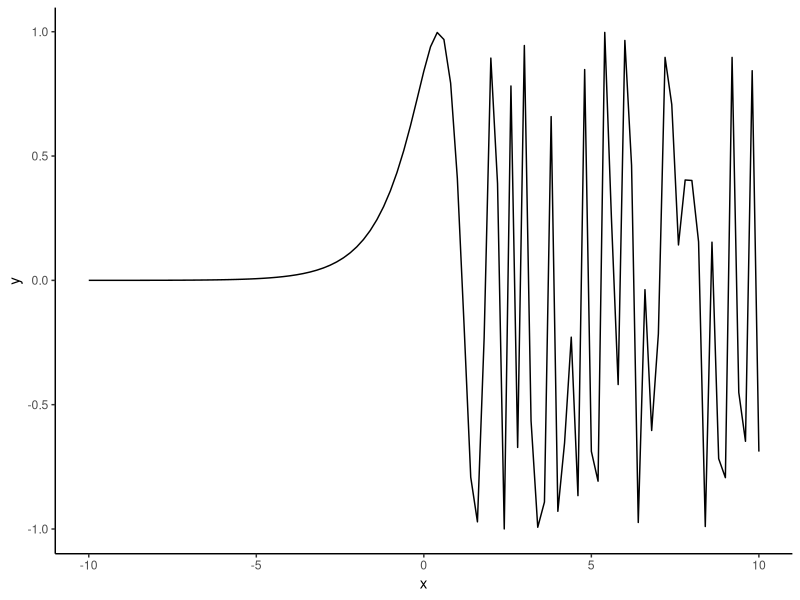
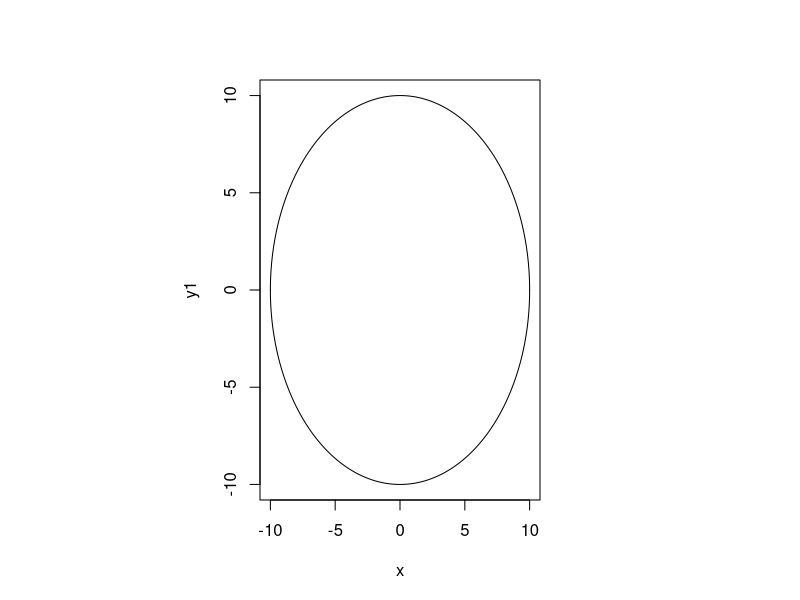
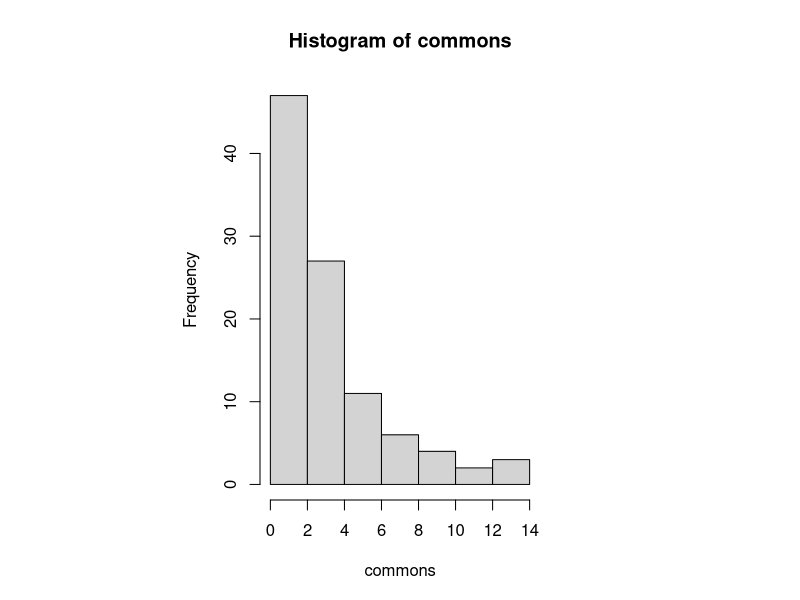
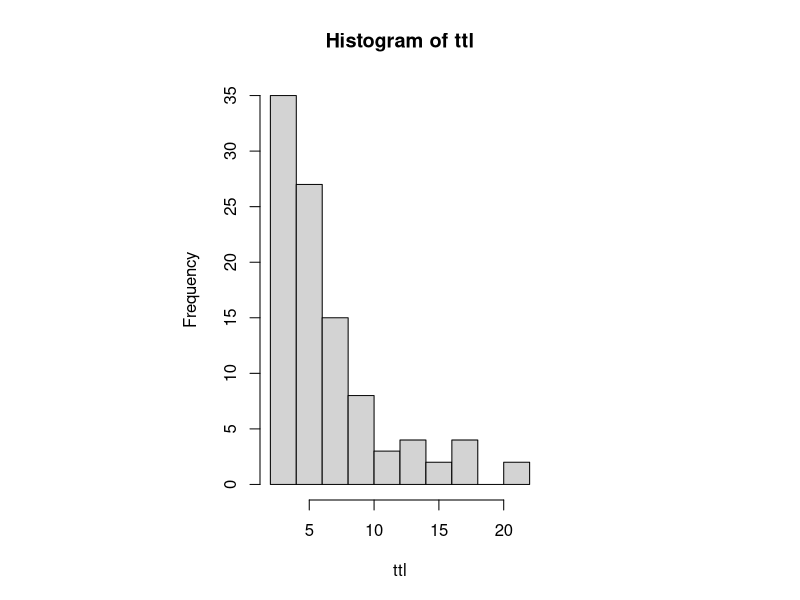

These figures' R source, in order:
# Functions

# Module function
module <- function(x){
  sqrt(x^2)
}

# Or also:
module2 <- function(x){
  if(x < 0){-x}
  else{x}
}

# remainder operation
5 %% 3

# Function to check if number is odd
even_or_odd <- function(x){
  ifelse(x %% 2 == 0, "Even", "Odd")
}

even_or_odd(5.5)

# Function to take factorial
factorial <- function(x){
  result <- c()
  fact <- 1
  for(i in 1:x){
    fact <- fact * i
    result[i] <- fact
  }
  result[x]
}

factorial(5)

# Weird looking function
# Note that I am loading it here but the stylish way to do this in R is to load
# the packages you will use first, it's easier for replicability 

require(ggplot2)
sin_exp <- function(x){
  sin(exp(x))
}

ggplot(data.frame(x = c(-10, 10)), aes(x)) + 
  stat_function(fun = sin_exp)+
  theme_classic()

# Let's write a function for the circle
circle <- function(R){
  x <- seq(-R, R, by = 0.001)
  y1 <- sqrt(R^2 - x^2)
  y2 <- -y1
  par(mar = c(5, 13, 4, 13))
  plot(x, y1, ylim = c(-R, R), xlim = c(-R, R), type = "l")
  lines(x, y2)
}

circle(10)

# Fibonacci Loop
#### Let's build the Fibonacci Sequence in two different ways
##set number of iterations
n <- 6

##initialize a and b 
a <- 1
b <- 1

##create the loop:
##first say we want to iterate from 1 to n 
for (i in 1:n){
  if (a <= b) {## set if condition 
  print(a <- a + b) ##command for if the condition above holds
  }
  else {print(b <- a + b) ## if the condition above doesn't hold, do this command 
  }
}

#### But there are lots of ways to do the exact same R 
#### First, let's try to add the one line if else statement 
a <- 1
b <- 1 
for (i in 1:n){
  ifelse(a <= b, print(a <- a + b), print(b <- a + b))
}

#### The loop above is just more elegant - we did all that in only a couple of lines! 
#### but you might have a classmate who does this loop completely differently 
#### recalling that the Fibonacci Sequence is just adding the previous two terms...
#### we could write a loop that gets closer to this actual algorithm 

#### first, lets sketch out the loop we need to make 
############ LOOP SKETCH! 

#### Start with the concept
## first, start with a and b equal to one
## to get element i, add the two previous elements (element_i-1 and element_i-2)

#### Now translate that idea into R language
## we want to create a vector where we add two elements to get the next one...
## since we need to be able to refer to the previous elements, we want to use a vector
## as opposed to the last loop, where we started with two elements and updated their value

## create an empty vector 
## we will fill this empty vector one element at a time in our loop
## the number of times we go through the loop will end up being the length of the vector 

fibonacci <- c()

## set number of iterations; we will end up with a vector called fibonacci that is 
n <- 6

for (i in 1:n){
  ifelse(i <= 2,fibonacci[i] <- 1, fibonacci[i] <- fibonacci[i - 1] + fibonacci[i - 2])
}
print(fibonacci)


########### Now that we know how to do loops, we can try to simulate a probability problem
########### simualtions are useful when problems are hard analytically! 

########### First, we'll do a very easy coin flip problem
sims <- 10000
heads <- c()

set.seed(124)

for (i in 1:sims){
  heads[i]<- sample(c("Head", "Tails"), 1)
}
sum(heads == "Head")/length(heads)

########### Lets play the roulette 1000 times, always betting for the number 7

results <- c()

roulette <- c(1:36)

for(i in 1:1000){
  result <- sample(roulette, 1)
  ifelse(result == 7, results[i] <- "win", results[i] <- "loose")
}

sum(results == "win")/1000

# Different ways to loop: sometimes we want iterations to keep running until
# some condition is met

# For example, stop the loop if the iteration number is 15, we can use the "break"
# command, or keep printing otherwhise
x <- 1 : 100
for (i in x) {
  if (i == 15){
    break
  }
  print(i)
}


## And we could achieve something similar using the while command
x <- c(0)
while(x < 100){
  x <- x + 1
  print(x)
}

## We can use while to solve an optimization problem. 

## Suppose we have found that the derivative of a function f'(x) = 5x^3 - 2 and we want to
## find the value of x that gives us the critical point for that function

## Analytically this is dumb but we will have harder problems in the quant sequence

## We can make while search for the value we want
x <- 0
y <- 1

while(module(y) > 0.01){
  x <- runif(1, min = -10, max = 10)
  y <- 5*(x)^3 - 2
  if(module(y) <= 0.01){
    print(x)}
}
(2/5)^(1/3)


## Nested loop

## Suppose we have a vector of 100 elements and another vector of 10 elements
## and we want to multiply each of the 100 elements by the 10 elements

# 100 random values:
x_i <- runif(100, 0, 1)
y_j <- 1:10

# Fill a matrix with that dimensions (we will replace the values)
product <- matrix(NA, nrow = 100, ncol = 10)

# Loop through i first and j second
for(i in 1:length(x_i)){
  for(j in 1:length(y_j))
  {
    product[i,j] <- x_i[i]*y_j[j]
  }
}
head(product)

########## Next, we'll try the monster game from our friends at 538 
########## link to problem: http://fivethirtyeight.com/features/can-you-slay-the-puzzle-of-the-monsters-gems/

#### basic idea: slay a monster, it lays a gem. 
###### gem is either common, uncommon, or rare, with ratio 3:2:1
###### how many common gems will you have by the time you have one of each type?

gems <- c("common", "uncommon", "rare") ##create a vector of gems 
gem_probabilities <- c(1/2, 1/3, 1/6)

##set number of iterations/trials
R <- 100

commons = numeric(R)
uncommons = numeric(R)
rares = numeric(R)
ttl = numeric(R)
pct_common = numeric(R)

for (j in 1:R) {
  common_cnt <- 0
  uncommon_cnt <- 0
  rare_cnt <- 0
  while (common_cnt < 1 || uncommon_cnt < 1 || rare_cnt < 1) {
    a <- sample(gems,1, prob = gem_probabilities)
    if (a == "common") {
      common_cnt = common_cnt + 1
    } else if (a == "uncommon") {
      uncommon_cnt = uncommon_cnt + 1
    } else if (a == "rare") {
      rare_cnt = rare_cnt + 1
    }
  }
  commons[j] <- common_cnt
  uncommons[j] <- uncommon_cnt
  rares[j] <- rare_cnt
  ttl[j] <- common_cnt + uncommon_cnt + rare_cnt
  pct_common[j] <- common_cnt / (common_cnt + uncommon_cnt + rare_cnt)
}
hist(commons)
hist(ttl)
